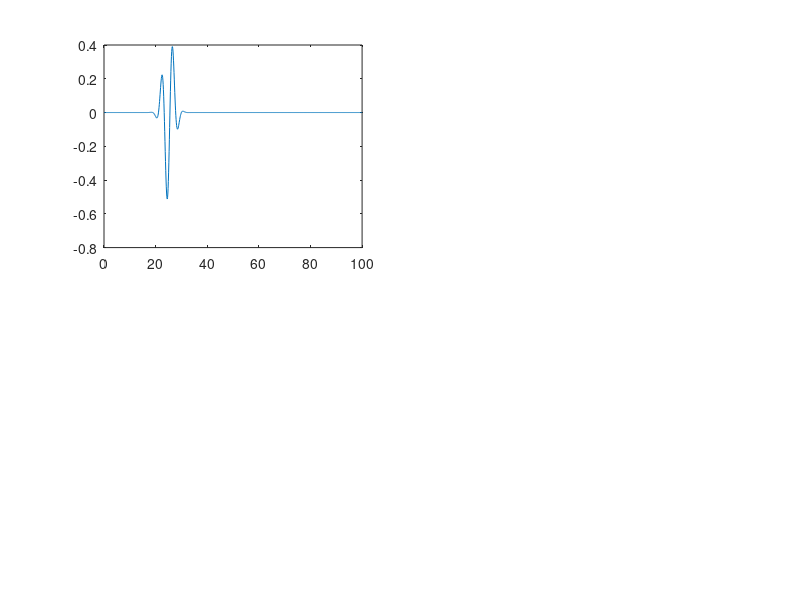

Reproduce this figure in MATLAB. (Note: this script raises an error after producing the figure.)
% ======================================================================================================================================
%%%%%%%%%% Preamble %%%%%%%%%%
% ======================================================================================================================================

% Part Ic - Free Particle Gaussian Wave Packet Incident on a Potential Barrier Simulation

% Author: Max L Butterworth
% MSc in Theoretical and Computational Chemistry Project
% University of Oxford

% ======================================================================================================================================
%%%%%%%%%% Define constants and variables %%%%%%%%%%
% ======================================================================================================================================

% Natural units adopted throughout
L = 100; % Length of the 1D box
m = 1; % Mass of electron
h = 1; % Planck's constant
hbar = 1; % Definition of h bar
N_steps = 1000; % Number of discretisation points for the x-axis

wp_energy = 1; % Set the wave packet energy
barrier_energy = 10; % Set the magnitude of the potential barrier height
barrier_width = 20; % Set the barrier width in units of dx

k = sqrt((wp_energy * 2 * m)/(hbar^2)); % Calculate the wavenumber from wp_energy; k = 0 gives a stationary Gaussian wave packet

% ======================================================================================================================================
%%%%%%%%%% Discretise the spatial domain, x, and time domain, t %%%%%%%%%%
% ======================================================================================================================================

x = linspace(0, L, N_steps); % Define the domain of the infinite potential well
dx = x(2) - x(1); % Calculate the spatial step size

dt = 1e-1; % Define the time step size
N_t = 1000; % Define the number of time steps to simulate

% ======================================================================================================================================
%%%%%%%%%% Construct the Hamiltonian using the finite difference method %%%%%%%%%%
% ======================================================================================================================================

% Construct the Hamiltonian inside the infinite potential well
laplacian = (1/dx^2) * spdiags([1, -2, 1], -1:1, N_steps, N_steps); % Define the Laplacian operator

if rem(barrier_width, 2) == 0 % If the barrier width is even

    lower_index = (N_steps - barrier_width)/2; % Lower x-index for which the potential barrier starts
    upper_index = (N_steps - barrier_width)/2; % Upper x-index for which the potential barrier ends

    % Define the potential energy accross the x-domain; potential step at halfway accross domain
    V_vector = [zeros(lower_index, 1); repmat(barrier_energy, barrier_width, 1); zeros(upper_index, 1)];

else

    lower_index = (N_steps - barrier_width + 1)/2; % Lower x-index for which the potential barrier starts
    upper_index = (N_steps - barrier_width - 1)/2; % Upper x-index for which the potential barrier ends

    % Define the potential energy accross the x-domain; potential step at halfway accross domain
    V_vector = [zeros(lower_index, 1); repmat(barrier_energy, barrier_width, 1); zeros(upper_index, 1)];

end

V_matrix = diag(V_vector); % Define a diagonal potential matrix

H = (-((hbar^2)/(2*m)) * laplacian) + V_matrix; % Define the Hamiltonian operator

% ======================================================================================================================================
%%%%%%%%%% Generate an initial wave packet composed of one plane wave modulated by a Gaussian %%%%%%%%%%
% ======================================================================================================================================

x0 = L/4; % Start evolving the wave packet from the centre of the box at t = 0
sigma = L/50; % Set the initial width of the wave packet
psi0 = exp(-(x - x0).^2/(2 * sigma^2)) .* exp(1i * k * x); % Define the initial Gaussian wave packet
psi0_norm = psi0/sqrt(trapz(x, abs(psi0).^2)); % Normalise the initial Gaussian wave packet

% ======================================================================================================================================
%%%%%%%%%% Implement the Crank-Nicolson method to evolve the wavefunction and calculate probability current %%%%%%%%%%
% ======================================================================================================================================

J = zeros(N_steps, N_t); % Initialise an array to store probability currents
first_deriv = spdiags([-1, 1], 0:1, N_steps, N_steps)/dx;

psi = psi0_norm(1:N_steps).'; % Set the initial value of the wavefunction
psi_t = zeros(N_steps, N_t); % Initialise an array to store the wavefunction as it evolves in time
psi_t(:, 1) = psi; % Store the initial wavefunction in the time evolution array

% Pre-compute matrices required for the Crank-Nicolson method
A = eye(N_steps) + (((1i * dt)/(2 * hbar)) * H);
B = eye(N_steps) - (((1i * dt)/(2 * hbar)) * H);

for t = 2:N_t % Loop over all time steps
    psi = A \ (B * psi); % Evolve the wavefunction over time
    psi = psi/sqrt(trapz(x, abs(psi).^2)); % Normalise the time-evolved wavefunction
    psi_t(:, t) = psi; % Store the time-evolved wavefunction in the time evolution array
    J(:, t) = -((1i * hbar)/(2 * m)) * ((conj(psi) .* (first_deriv * psi)) - ((first_deriv * conj(psi)) .* psi)); % Calculate probability current at each point along x
end

% ======================================================================================================================================
%%%%%%%%%% Plot the time evolution of the wave packet probability density %%%%%%%%%%
% ======================================================================================================================================

figure; % Generate a figure

subplot(2, 2, 1) % Top left subfigure
real_wavefunction = plot(x, real(psi_t(:, 1))); % Plot the real wavefunction
rectangle('Position', [x(lower_index), min(real(psi_t(:))), (barrier_width * dx), ...
         (abs(min(real(psi_t(:)))) + max(real(psi_t(:))))], EdgeColor='red', LineWidth=2) % Illustrate the barrier on the plot

xlabel('$x$', 'Interpreter','latex'); % Label the x-axis
ylabel('$\mathrm{Re}(\psi(x, t))$', 'Interpreter','latex'); % Label the y-axis
xlim([min(x) max(x)]) % Set the y-limits for convenience
ylim([min(real(psi_t(:))) max(real(psi_t(:)))]); % Set the y-limits foe convenience
title('Real Component of the Wavefunction') % Add a title
grid on; % Add a grid to the plot

subplot(2, 2, 2) % Top right subfigure
imag_wavefunction = plot(x, imag(psi_t(:, 1))); % Plot the imaginary wavefunction
rectangle('Position', [x(lower_index), min(imag(psi_t(:))), (barrier_width * dx), ...
         (abs(min(imag(psi_t(:)))) + max(imag(psi_t(:))))], EdgeColor='red', LineWidth=2) % Illustrate the barrier on the plot

xlabel('$x$', 'Interpreter','latex'); % Label the x-axis
ylabel('$\mathrm{Im}(\psi(x, t))$', 'Interpreter','latex'); % Label the y-axis
xlim([min(x) max(x)]) % Set the y-limits for convenience
ylim([min(imag(psi_t(:))) max(imag(psi_t(:)))]); % Set the y-limits for convenience
title('Imaginary Component of the Wavefunction') % Add a title
grid on; % Add a grid to the plot

subplot(2, 2, 3) % Bottom left subfigure
prob_density = plot(x, abs(psi_t(:, 1)).^2); % Plot the initial probability density
rectangle('Position', [x(lower_index), min(abs(psi_t(:)).^2), (barrier_width * dx), ...
         (abs(min(abs(psi_t(:)).^2)) + max(abs(psi_t(:)).^2))], EdgeColor='red', LineWidth=2) % Illustrate the barrier on the plot

xlabel('$x$', 'Interpreter','latex'); % Label the x-axis
ylabel('$|\psi(x, t)|^2$', 'Interpreter','latex'); % Label the y-axis
xlim([min(x) max(x)]) % Set the y-limits for convenience
ylim([min(abs(psi_t(:)).^2) max(abs(psi_t(:)).^2)]); % Set the y-limits for convenience
title('Probability Density') % Add a title
grid on; % Add a grid to the plot

subplot(2, 2, 4) % Bottom right subfigure
flux_plot = plot(x, J(:, 1)); % Plot the initial probability current
rectangle('Position', [x(lower_index), min(J(:)), (barrier_width * dx), ...
         (abs(min(J(:))) + max(J(:)))], EdgeColor='red', LineWidth=2) % Illustrate the barrier on the plot

xlabel('$x$', 'Interpreter', 'latex'); % Label the x-axis
ylabel('$J(x, t)$', 'Interpreter', 'latex'); % Label the y-axis
ylim([min(J(:)) max(J(:))]); % Set the y-limits for convenience
title('Probability Current') % Add a title
grid on; % Add a grid to the plot

% Animate the figures

for n = 1:N_t % Loop over all timesteps
    set(real_wavefunction, 'YData', real(psi_t(:, n))) % Update the real part of the wavefunction
    set(imag_wavefunction, 'YData', imag(psi_t(:, n))) % Update the imaginary part of the wavefunction
    set(prob_density, 'YData', abs(psi_t(:, n)).^2); % Update the probability density
    set(flux_plot, 'YData', J(:, n)); % Update the probability density
    pause(0.1); % Pause to create an animation effect
    drawnow; % Update the relevant figures
end